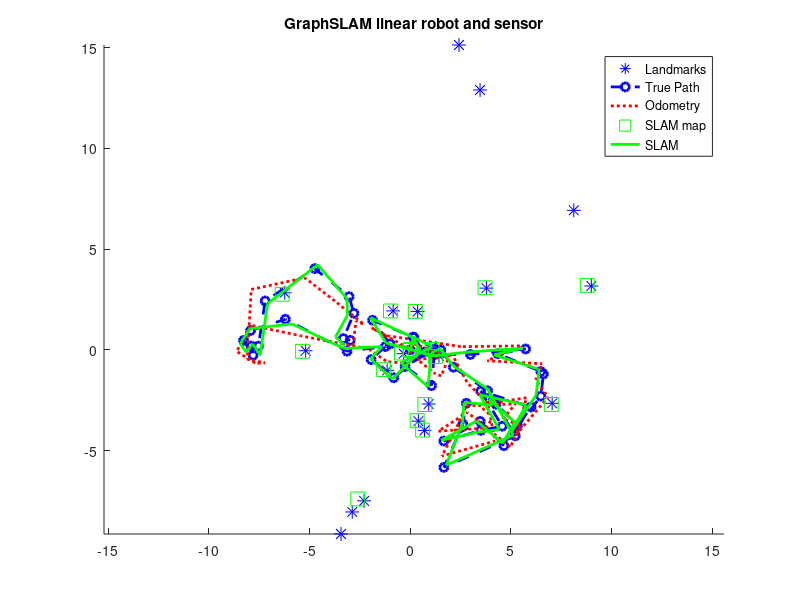

Source code (MATLAB):
numLandmarks=20;
landmarks=5*randn(2,numLandmarks);

truePath=zeros(2,1);
odoPath=zeros(2,1);
control=[];
measurements={};
motionNoise=0.5;
sensorNoise=0.25;
zthresh=5;

numSteps=50;
for t=1:numSteps
  pose=truePath(:,end);
  dist=sqrt(sum((landmarks - repmat(pose,1,size(landmarks,2))).^2));
  z=[];
  for i=1:length(dist)
    if dist(i) <= zthresh
      p=landmarks(:,i)-pose+sensorNoise*randn(2,1);
      z=[z,[i;p]];
    end
  end
  measurements(t)=z;
  u=randn(2,1);
  control=[control,u];
  desiredPose=truePath(:,end)+u;
  pose=desiredPose+motionNoise*randn(2,1);
  truePath=[truePath,pose];
  odoPath=[odoPath,desiredPose];
 
end

N=size(control,2)+1;
dim=2*(N+numLandmarks);
A=zeros(dim);
A(1,1)=1;
A(2,2)=1;
c=zeros(dim,1);
for k=1:size(control,2)
  n=2*k-1;
  z=measurements{k};
  for i=1:size(z,2)
    m=2*(N+z(1,i))-1;
    for b=0:1
      A(n+b,n+b)=A(n+b,n+b)+1/sensorNoise;
      A(m+b,m+b)=A(m+b,m+b)+1/sensorNoise;
      A(n+b,m+b)=A(n+b,m+b)-1/sensorNoise;
      A(m+b,n+b)=A(m+b,n+b)-1/sensorNoise;
      c(n+b)=c(n+b)-z(2+b,i)/sensorNoise;
      c(m+b)=c(m+b)+z(2+b,i)/sensorNoise;
    end
  end
  u=control(:,k);
  for b=0:3
    A(n+b,n+b)=A(n+b,n+b)+1/motionNoise;
  end
  for b=0:1
    A(n+b,n+b+2)=A(n+b,n+b+2)-1/motionNoise;
    A(n+b+2,n+b)=A(n+b+2,n+b)-1/motionNoise;
    c(n+b)=c(n+b)-u(1+b)/motionNoise;
    c(n+b+2)=c(n+b+2)+u(1+b)/motionNoise;
  end
end

lambda=0.00001;
x=(A+lambda*eye(size(A)))\c;
slamPath=reshape(x(1:2*N),2,N);
slamLandmarks=reshape(x(2*N+1:end),2,numLandmarks);

clf;
hold on;
plot(landmarks(1,:),landmarks(2,:),'b*','markersize',10);
plot(truePath(1,:),truePath(2,:),'bo--','linewidth',2);
plot(odoPath(1,:),odoPath(2,:),'r:','linewidth',2);
plot(slamLandmarks(1,:),slamLandmarks(2,:),'gs','markersize',10);
plot(slamPath(1,:),slamPath(2,:),'g','linewidth',2);
hold off;
axis equal;
legend('Landmarks','True Path','Odometry', 'SLAM map','SLAM');
title('GraphSLAM linear robot and sensor');
print('graphslamlinear.png','-dpng');